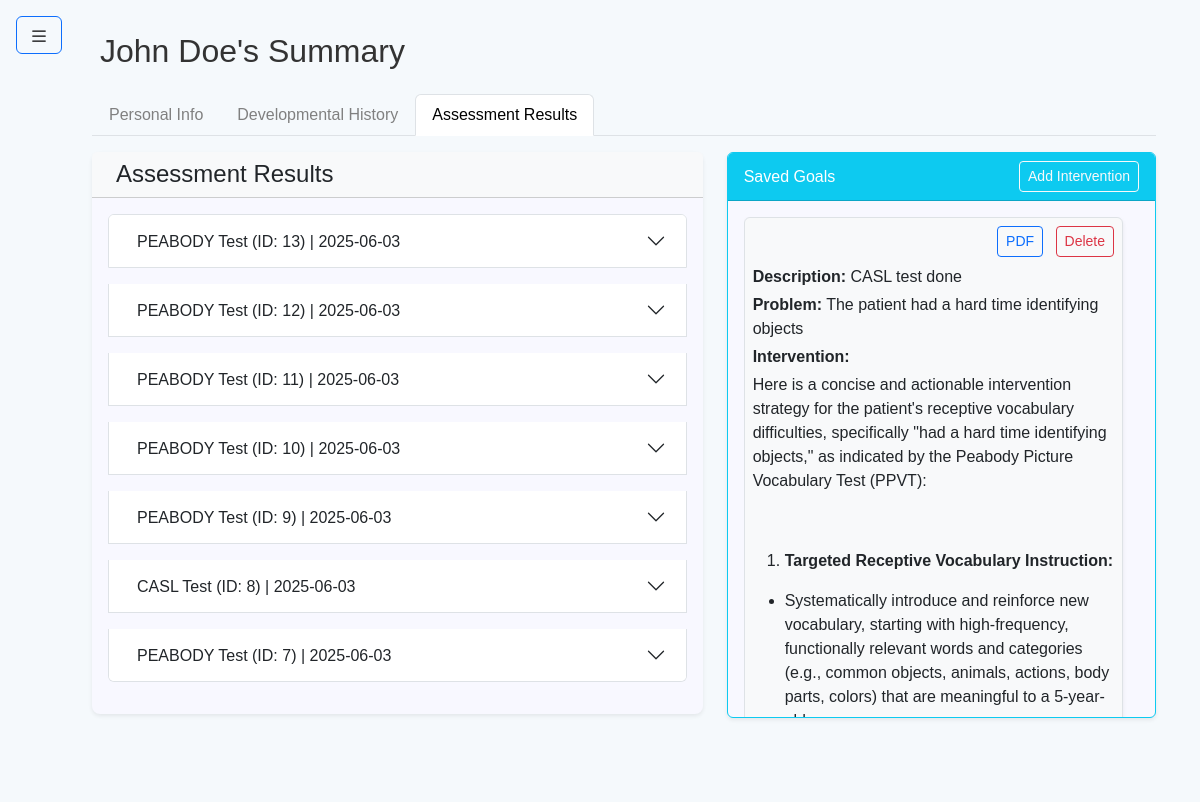
Screenshot of /console/patient/2 (signed in) with the database file from the repository.
### board/models.py (models this page shows, shortened)
class Patient(db.Model):
    __tablename__ = 'patient'
    id = db.Column(db.Integer, primary_key=True)
    name = db.Column(db.String(100), nullable=False)
    age = db.Column(db.String(100), nullable=True)
    sex = db.Column(db.String(25), nullable=True)
    address = db.Column(db.String(100), nullable=True)
    dob = db.Column(db.String(100), nullable=False)
    religion = db.Column(db.String(100), nullable=True)
    diagnosis = db.Column(db.String(100), nullable=True)
    doe = db.Column(db.String(100), nullable=True)
    precautions = db.Column(db.String(100), nullable=True)
    current_medication = db.Column(db.String(100), nullable=True)
    emergency_person = db.Column(db.String(100), nullable=True)
    contact_no = db.Column(db.String(100), nullable=True)
    alt_contact_no = db.Column(db.String(100), nullable=True)
    grade_level = db.Column(db.String(100), nullable=True)
    patient_image = db.Column(db.String(255), nullable=True)
    father_name = db.Column(db.String(100), nullable=True)
    father_contact_no = db.Column(db.String(100), nullable=True)
    father_med_history = db.Column(db.String(100), nullable=True)
    mother_name = db.Column(db.String(100), nullable=True)
    mother_contact_no = db.Column(db.String(100), nullable=True)
    mother_med_history = db.Column(db.String(100), nullable=True)
    sibling = db.Column(db.String(100), nullable=True)
    sibling_med_history = db.Column(db.String(100), nullable=True)
    complication_preg = db.Column(db.String(100), nullable=True)
    med_taken = db.Column(db.String(100), nullable=True)
    duration_med_taken = db.Column(db.String(100), nullable=True)
    typeOfDelivery = db.Column(db.String(100), nullable=True)
    complication_deli = db.Column(db.String(100), nullable=True)
    birth_weight = db.Column(db.String(100), nullable=True)
    birth_problem = db.Column(db.String(100), nullable=True)
    medication = db.Column(db.String(100), nullable=True)
    immunization = db.Column(db.String(100), nullable=True)
    effects = db.Column(db.String(100), nullable=True)
    gms_0 = db.Column(db.String(100), nullable=True)
    gms_1 = db.Column(db.String(100), nullable=True)
    gms_2 = db.Column(db.String(100), nullable=True)
    gms_3 = db.Column(db.String(100), nullable=True)
    gms_4 = db.Column(db.String(100), nullable=True)
    gms_5 = db.Column(db.String(100), nullable=True)
    gms_6 = db.Column(db.String(100), nullable=True)
    gms_7 = db.Column(db.String(100), nullable=True)
    gms_8 = db.Column(db.String(100), nullable=True)
    gms_9 = db.Column(db.String(100), nullable=True)
    gms_10 = db.Column(db.String(100), nullable=True)
    fms_0 = db.Column(db.String(100), nullable=True)
    fms_1 = db.Column(db.String(100), nullable=True)
    fms_2 = db.Column(db.String(100), nullable=True)
    fms_3 = db.Column(db.String(100), nullable=True)
    fms_4 = db.Column(db.String(100), nullable=True)
    fms_5 = db.Column(db.String(100), nullable=True)
    fms_6 = db.Column(db.String(100), nullable=True)
    fms_7 = db.Column(db.String(100), nullable=True)
    fms_8 = db.Column(db.String(100), nullable=True)
    fms_9 = db.Column(db.String(100), nullable=True)
    adl_0 = db.Column(db.String(100), nullable=True)
    adl_1 = db.Column(db.String(100), nullable=True)
    adl_2 = db.Column(db.String(100), nullable=True)
    adl_3 = db.Column(db.String(100), nullable=True)
    adl_4 = db.Column(db.String(100), nullable=True)
    adl_5 = db.Column(db.String(100), nullable=True)
    adl_6 = db.Column(db.String(100), nullable=True)
    cog_0 = db.Column(db.String(100), nullable=True)
    cog_1 = db.Column(db.String(100), nullable=True)
    cog_2 = db.Column(db.String(100), nullable=True)
    cog_3 = db.Column(db.String(100), nullable=True)
    cog_4 = db.Column(db.String(100), nullable=True)
    cog_5 = db.Column(db.String(100), nullable=True)
    cog_6 = db.Column(db.String(100), nullable=True)
    omd_0 = db.Column(db.String(100), nullable=True)
    omd_1 = db.Column(db.String(100), nullable=True)
    omd_2 = db.Column(db.String(100), nullable=True)
    omd_3 = db.Column(db.String(100), nullable=True)
    omd_4 = db.Column(db.String(100), nullable=True)
    omd_5 = db.Column(db.String(100), nullable=True)
    omd_6 = db.Column(db.String(100), nullable=True)
    omd_7 = db.Column(db.String(100), nullable=True)
    omd_8 = db.Column(db.String(100), nullable=True)
    omd_9 = db.Column(db.String(100), nullable=True)
    slp_id = db.Column(db.Integer, db.ForeignKey('slp.id'), nullable=False)
    goals = db.relationship('Goal', back_populates='patient', lazy=True, cascade="all, delete-orphan")
    sessions = db.relationship('AssessmentResult', back_populates='patient', lazy=True, cascade="all, delete-orphan")

class AssessmentResult(db.Model):
    __tablename__ = 'assessment_results'
    id = db.Column(db.Integer, primary_key=True)
    assessment_type = db.Column(db.String(50), nullable=False)  # e.g., 'peabody', 'naming'
    patient_id = db.Column(db.Integer, db.ForeignKey('patient.id', ondelete='CASCADE'), nullable=False)
    date_taken = db.Column(db.DateTime, default=datetime.utcnow)
    answers = db.Column(db.JSON, nullable=False)  # { "prompt": ..., "predicted": ..., "correct": ... }
    score = db.Column(db.Integer, nullable=False)
    duration = db.Column(db.Integer, nullable=True)
    patient = db.relationship('Patient', back_populates='sessions')
    goals = db.relationship('Goal', back_populates='assessment_result', lazy=True, cascade="all, delete-orphan")

class Goal(db.Model):
    id = db.Column(db.Integer, primary_key=True)
    patient_id = db.Column(db.Integer, db.ForeignKey('patient.id', ondelete='CASCADE'), nullable=False)
    slp_id = db.Column(db.Integer, db.ForeignKey('slp.id'), nullable=False)
    goal_text = db.Column(db.Text, nullable=False)
    problem_description = db.Column(db.Text, nullable=True)
    intervention_text = db.Column(db.Text, nullable=True)
    assessment_result_id = db.Column(db.Integer, db.ForeignKey('assessment_results.id', ondelete='CASCADE'), nullable=False)
    created_at = db.Column(db.DateTime, default=datetime.utcnow)
    status = db.Column(db.String(50), default='active', nullable=False)
    achieved_at = db.Column(db.DateTime, nullable=True)
    patient = db.relationship('Patient', back_populates='goals')
    slp = db.relationship('SLP', backref='goals')
    assessment_result = db.relationship('AssessmentResult', back_populates='goals')

### board/pages.py (the view)
@bp.route('/console/patient/<int:patient_id>')
@login_required
def patient_dashboard(patient_id):
    patient = Patient.query.get_or_404(patient_id)
    if patient.slp_id != current_user.id:
        abort(403)
    results = AssessmentResult.query.filter_by(patient_id=patient.id).order_by(AssessmentResult.date_taken.desc()).all()
    frames_by_result = {}
    for result in results:
        frames_by_result[result.id] = group_frames_by_question(result)
    return render_template("pages/lipmic-console/patient_dashboard.html", patient=patient, results=results, frames_by_result=frames_by_result)

### board/utils.py (called while the page is built)
def group_frames_by_question(assessment_result):
    frames_by_question = {}
    for frame in assessment_result.lip_frames:
        if frame.question_index not in frames_by_question:
            frames_by_question[frame.question_index] = []
        frames_by_question[frame.question_index].append(frame)
    for question_idx in frames_by_question:
        frames_by_question[question_idx].sort(key=lambda f: f.frame_index)
    return frames_by_question

### board/templates/pages/lipmic-console/patient_dashboard.html (shortened to what this page needs)
{% extends 'base-console.html' %}
{% block content %}
<link rel="stylesheet" href="{{ url_for('static', filename='css/patient_dashboard.css') }}">
<div class="container">
    <h2 class="mb-4 dashboard-title">
        {{ patient.name }}'s Summary
    </h2>
<ul class="nav nav-tabs mb-3" id="patientTab" role="tablist">
  <li class="nav-item" role="presentation">
    <button class="nav-link" id="info-tab" data-bs-toggle="tab" data-bs-target="#info" type="button" role="tab">
      Personal Info
    </button>
  </li>
  <li class="nav-item" role="presentation">
    <button class="nav-link" id="dev-tab" data-bs-toggle="tab" data-bs-target="#dev" type="button" role="tab">
      Developmental History
    </button>
  </li>
  <li class="nav-item" role="presentation">
    <button class="nav-link active" id="assessment-tab" data-bs-toggle="tab" data-bs-target="#assessment" type="button" role="tab" aria-controls="assessment" aria-selected="true">
      Assessment Results
    </button>
  </li>
</ul>
<div class="tab-content" id="patientTabContent">
    <div class="tab-pane fade show active" id="assessment" role="tabpanel" aria-labelledby="assessment-tab">
        <div class="row">
            <div class="col-lg-7 mb-4">
                <div class="card shadow-sm border-0 rounded-3 section-card">
            <div class="card-header section-header">
                <h4 class="mb-0 section-title">
                    Assessment Results
                </h4>
            </div>
            <div class="card-body">
                <div class="accordion" id="accordionResults">
                    {% for result in results %}
                    <div class="accordion-item mb-3">
                        <h2 class="accordion-header" id="heading{{ loop.index }}">
                            <button class="accordion-button collapsed" type="button" data-bs-toggle="collapse"
                                    data-bs-target="#collapse{{ loop.index }}" aria-expanded="false"
                                    aria-controls="collapse{{ loop.index }}">
                                {{ result.assessment_type | upper }} Test (ID: {{ result.id }}) |
                                {{ result.date_taken.strftime('%Y-%m-%d') }}
                            </button>
                        </h2>
                    </div>
                    {% else %}
                    <p class="text-muted">No results found.</p>
                    {% endfor %}
                </div>
            </div>
        </div>
            </div>
        <div class="col-lg-5 mb-4">
            <div class="card border-info shadow-sm">
                <div class="card-header bg-info text-white d-flex justify-content-between align-items-center">
                    <span>Saved Goals</span>
                    <button class="btn btn-outline-light btn-sm" data-bs-toggle="modal" data-bs-target="#goalsModal">
                        Add Intervention
                    </button>
                </div>
                <div class="card-body pt-3 py-0">
                    <div class="goals-content-scroll">
                        {% if patient.goals %}
                            {% for goal in patient.goals|reverse %}
                            <div class="mb-2 p-2 border rounded shadow-sm bg-light" id="goalItem_{{ goal.id }}">
                                <div class="d-flex justify-content-end align-items-start mb-2">
                                    <div>
                                        <a href="{{ url_for('pages.goal_report_pdf', goal_id=goal.id) }}" class="btn btn-sm btn-outline-primary me-2" target="_blank" title="Download PDF Report for this Goal">
                                            PDF
                                        </a>
                                        <button type="button" class="btn btn-sm btn-outline-danger" onclick="confirmDeleteGoal({{ goal.id }})" title="Delete this Goal">
                                            Delete
                                        </button>
                                    </div>
                                </div>
                                <p class="mb-1"><strong>Description:</strong> {{ goal.goal_text }}</p>
                                {% if goal.problem_description %}
                                    <p class="mb-1"><strong>Problem:</strong> {{ goal.problem_description }}</p>
                                {% endif %}
                                {% if goal.intervention_text %}
                                    <p class="mb-1"><strong>Intervention:</strong></p>
                                    <div class="intervention-display mb-2">
                                        {{ goal.intervention_text | format_intervention }}
                                    </div>
                                {% endif %}
                            </div>
                            {% endfor %}
                        {% else %}
                            <p class="text-muted">No goals saved yet.</p>
                        {% endif %}
                    </div>
                </div>
            </div>
        </div>
        </div>
    </div>
</div>
{% endblock content %}

### board/templates/base-console.html (shortened to what this page needs)
<!DOCTYPE html>
<html lang="en">
<head>
    <link href="https://cdn.jsdelivr.net/npm/bootstrap@5.3.3/dist/css/bootstrap.min.css" rel="stylesheet">
    <link rel="stylesheet" href="{{ url_for('static', filename='css/body-console.css') }}">
    <link rel="stylesheet" href="{{ url_for('static', filename='css/about.css') }}">
    <link rel="stylesheet" href="{{ url_for('static', filename='css/assess.css') }}">
</head>
<body>
<button class="btn btn-outline-primary position-fixed top-0 start-0 m-3 z-3" type="button"
        data-bs-toggle="offcanvas" data-bs-target="#sidebarConsole" aria-controls="sidebarConsole">
  <i class="fas fa-bars"><svg width="20" height="20"><use xlink:href="#hamburger"/></svg></i>
</button>
        <div class="content flex-grow-1 ps-5">
        <main>
        {% block content %}{% endblock content %}
    </main>
</div>
</body>
</html>

### board/static/css/body-console.css (style rules this page uses)
body { font-family: 'Segoe UI', Tahoma, Geneva, Verdana, sans-serif; background: #f5f9fc; color: #333; transition: background-color 0.3s, color 0.3s; }
main { background-color: #f5f9fc; padding: 2rem; transition: margin-left 0.3s ease; }
.nav-tabs .nav-link { font-weight: 500; }

### board/static/css/about.css (style rules this page uses)
body { font-family: 'Arial', sans-serif; }

### board/static/css/assess.css (style rules this page uses)
.card { transition: transform 0.3s ease, box-shadow 0.3s ease; background-color: #F8F8FF; z-index: 1; position: relative; }

### board/static/css/patient_dashboard.css (style rules this page uses)
.nav-tabs .nav-link { color: gray; }
.section-card { font-size: 0.875rem; }
.section-header { background: #f8f9fa; }
.nav-tabs .nav-link { font-weight: 500; }
.tab-content { margin-top: 1rem; }
.goals-content-scroll { max-height: 500px; overflow-y: auto; -webkit-overflow-scrolling: touch; padding-right: 1rem; }

### rows the page displays
Patient: name "John Doe"
AssessmentResult: assessment_type "PEABODY", id "13", date_taken "2025-06-03"
AssessmentResult: assessment_type "PEABODY", id "12", date_taken "2025-06-03"
AssessmentResult: assessment_type "PEABODY", id "11", date_taken "2025-06-03"
AssessmentResult: assessment_type "PEABODY", id "10", date_taken "2025-06-03"
AssessmentResult: assessment_type "PEABODY", id "9", date_taken "2025-06-03"
AssessmentResult: assessment_type "CASL", id "8", date_taken "2025-06-03"
AssessmentResult: assessment_type "PEABODY", id "7", date_taken "2025-06-03"
Goal: goal_text "CASL test done", problem_description "The patient had a hard time identifying objects", intervention_text "Here is a concise and actionable intervention strategy for the patient's receptive vocabulary difficulties, specifically \"had a hard time identifying objects,\" as indicated by the Peabody Picture Vocabulary Test (PPVT): Targeted Receptive Vocabulary Instruction: Systematically introduce and reinforce new vocabulary, starting with high-frequency, functionally relevant words and categories (e.g., common objects, animals, actions, body parts, colors) that are meaningful to a…"
